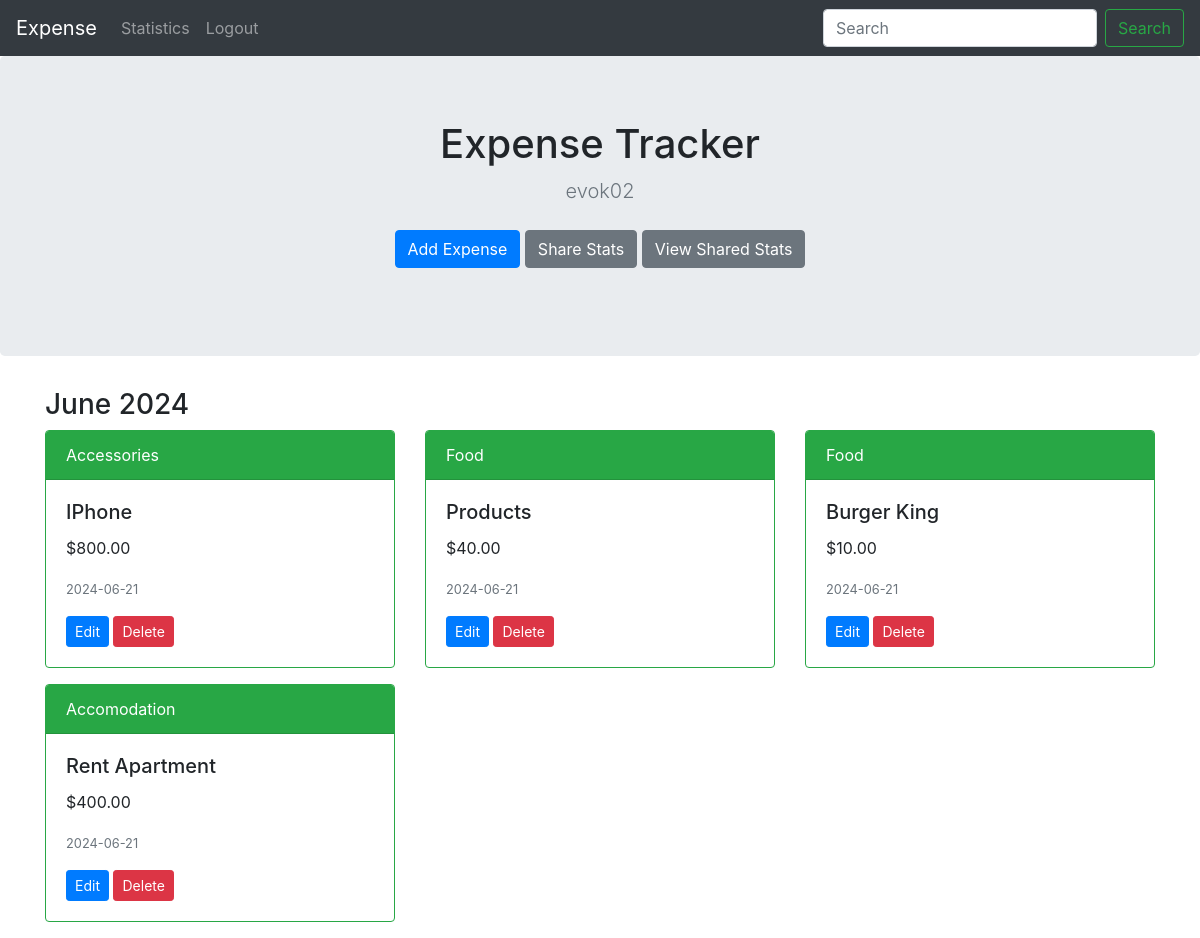
The app's page /profile (signed in) with its own data.
### app.py (models this page shows, shortened)
class User(db.Model, UserMixin):
    id = db.Column(db.Integer, primary_key=True)
    username = db.Column(db.String(20), unique=True, nullable=False)
    email = db.Column(db.String(120), unique=True, nullable=False)
    image_file = db.Column(db.String(20), nullable=False, default='default.jpg')
    password = db.Column(db.String(60), nullable=False)
    expenses = db.relationship('Expense', backref='author', lazy=True)
    shared_stats = db.relationship('SharedStats', foreign_keys='SharedStats.owner_id', backref='owner', lazy=True)

class Expense(db.Model):
    id = db.Column(db.Integer, primary_key=True)
    title = db.Column(db.String(50), nullable=False)
    category = db.Column(db.String(50), nullable=False)
    amount = db.Column(db.Float, nullable=False, default=0.0)
    date = db.Column(db.Date, nullable=False)
    user_id = db.Column(db.Integer, db.ForeignKey('user.id'), nullable=False)

### app.py (the view)
@app.route("/profile", methods=['GET', 'POST'])
@login_required
def profile():
    form = SearchForm()
    expenses = []
    if form.validate_on_submit():
        search_term = form.search_term.data
        expenses = Expense.query.filter(
            Expense.user_id == current_user.id,
            Expense.title.ilike(f"%{search_term}%")
        ).order_by(Expense.date.desc()).all()
    else:
        expenses = Expense.query.filter_by(user_id=current_user.id).order_by(Expense.date.desc()).all()
    expenses_by_month = defaultdict(list)
    for expense in expenses:
        month = expense.date.strftime('%B %Y')
        expenses_by_month[month].append(expense)
    return render_template('profile.html', expenses_by_month=expenses_by_month, form=form)

### app.py
class SearchForm(FlaskForm):
    search_term = StringField('Search Expense by Title', validators=[DataRequired()])
    submit = SubmitField('Search')

### app.py (called while the page is built)
@login_manager.user_loader
def load_user(user_id):
    return User.query.get(int(user_id))

### templates/profile.html (shortened to what this page needs)
<!doctype html>
<html lang="en">
  <head>
    {% include('./partials/head.html') %}
  </head>
  <body>
    {% include('./partials/header2.html') %}
    <section class="jumbotron text-center">
      <div class="container">
        <h1 class="jumbotron-heading">Expense Tracker</h1>
        <p class="lead text-muted">{{ current_user.username }}</p>
        <p>
          <a href="{{ url_for('add') }}" class="btn btn-primary my-2">Add Expense</a>
          <a href="{{ url_for('share_stats') }}" class="btn btn-secondary my-2">Share Stats</a>
          <a href="{{ url_for('view_shared_stats') }}" class="btn btn-secondary my-2">View Shared Stats</a>
        </p>
      </div>
    </section>
    <div class="container">
      {% for month, expenses in expenses_by_month.items() %}
      <h3>{{ month }}</h3>
      <div class="row">
        {% for expense in expenses %}
        <div class="col-md-4">
          <div class="card border-success mb-3">
            <div class="card-header bg-success text-white">{{ expense.category }}</div>
            <div class="card-body">
              <h5 class="card-title">{{ expense.title }}</h5>
              <p class="card-text">{{ "${:,.2f}".format(expense.amount) }}</p>
              <p class="card-text"><small class="text-muted">{{ expense.date.strftime('%Y-%m-%d') }}</small></p>
              <a href="{{ url_for('update', expense_id=expense.id) }}" class="btn btn-primary btn-sm">Edit</a>
              <button type="button" class="btn btn-danger btn-sm" data-toggle="modal" data-target="#delete-{{ expense.id }}">
                Delete
              </button>
            </div>
          </div>
        </div>
        {% endfor %}
      </div>
      {% endfor %}
    </div>
  </body>
</html>

### templates/partials/head.html (shortened to what this page needs)
    <link rel="stylesheet" href="https://stackpath.bootstrapcdn.com/bootstrap/4.3.1/css/bootstrap.min.css">

### templates/partials/header2.html (shortened to what this page needs)
<nav class="navbar navbar-expand-lg navbar-dark bg-dark">
    <a class="navbar-brand" href="#">Expense</a>
    <div class="collapse navbar-collapse" id="navbarSupportedContent">
      <ul class="navbar-nav mr-auto">
        <div class="navbar-nav">
          <a class="nav-item nav-link" href="{{url_for('stats')}}">Statistics</a>
          <a class="nav-item nav-link" href="{{ url_for('logout') }}">Logout</a>
        </div>
      </ul>
      <form class="form-inline my-2 my-lg-0" method="POST" action="{{ url_for('profile') }}">
        <input class="form-control mr-sm-2" type="search" placeholder="Search" aria-label="Search" name="search_term" required>
        <button class="btn btn-outline-success my-2 my-sm-0" type="submit">Search</button>
      </form>
    </div>
  </nav>

### records on screen
User: username "evok02"
Expense: category "Accessories", title "IPhone", amount "$800.00", date "2024-06-21"
Expense: category "Food", title "Products", amount "$40.00", date "2024-06-21"
Expense: category "Food", title "Burger King", amount "$10.00", date "2024-06-21"
Expense: category "Accomodation", title "Rent Apartment", amount "$400.00", date "2024-06-21"

### other values on screen
{{ month }} "June 2024"
